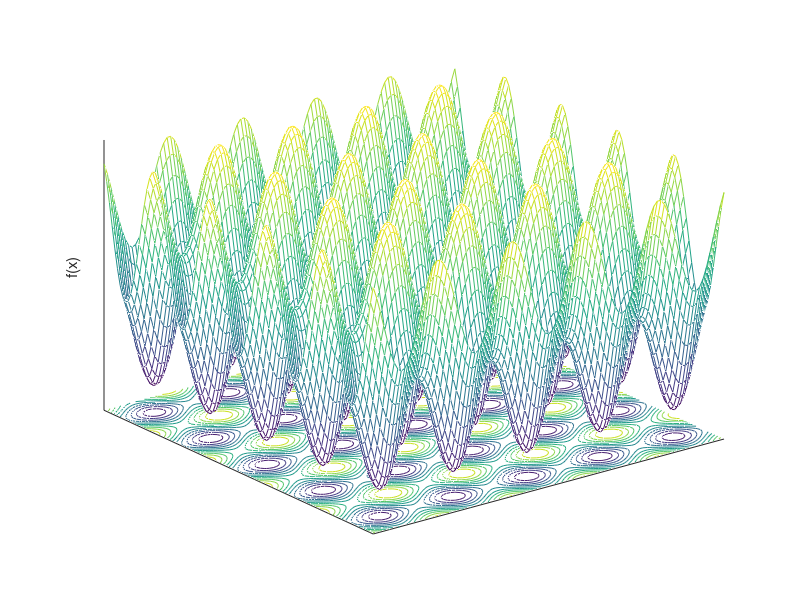

This chart was generated by the following MATLAB code:
function GriewankPlot

xlimits = [-15 15];
dx = (xlimits(2) - xlimits(1)) / 100;
N = floor((xlimits(2) - xlimits(1)) / dx) + 1;
obj = zeros(N, N);
i = 0;
for x = xlimits(1) : dx : xlimits(2)
    i = i + 1;
    k = 0;
    for y = xlimits(1) : dx : xlimits(2)
        k = k + 1;
        sum1 = x^2 + y^2;
        prod1 = cos(x)/sqrt(1) + cos(y)/sqrt(2);
        obj(i,k) = 1 + sum1 / 4000 - prod1;
    end
end
close all;
[x, y] = meshgrid(xlimits(1) : dx : xlimits(2));
meshc(x,y,obj);
zlabel('f(x)')
set(gca, 'XTick', [])
set(gca, 'YTick', [])
set(gca, 'ZTick', [])
temp = axis;
axis([xlimits, xlimits, temp(5), max(max(obj))])